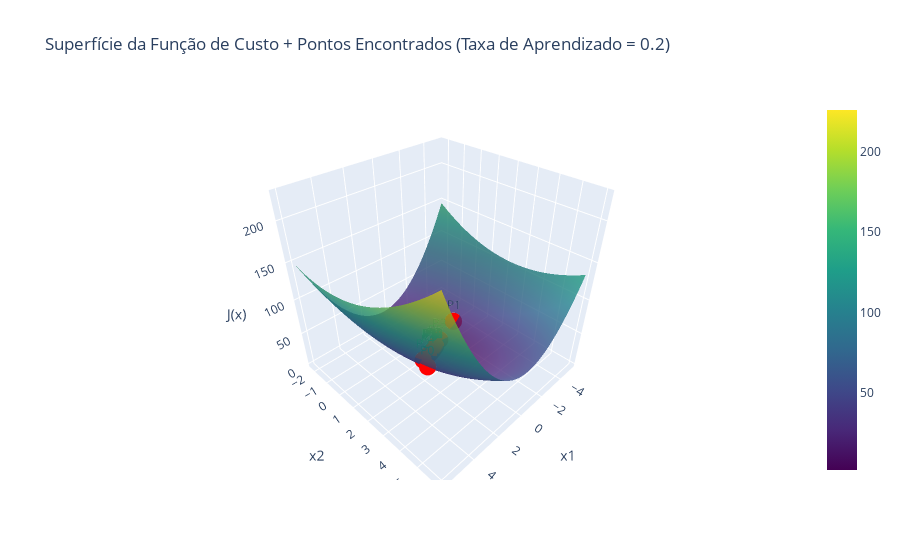

The cell this chart's notebook holds for it:
### Code cell
x_values, costs = dict_of_results[learning_rates[3]]

plot_function(cost_fn, x_values,costs, title=f"Superfície da Função de Custo + Pontos Encontrados (Taxa de Aprendizado = {learning_rates[3]})")

### Figure 1 — Plotly figure (JSON) as saved in the notebook; plotly's stock layout.template omitted (floating-point values rounded to 4 significant figures; data arrays with more than 128 entries replaced by an {"elided": "..."} marker saying what was removed)
{"data": [{"colorscale": [[0, "#440154"], [0.1111, "#482878"], [0.2222, "#3e4989"], [0.3333, "#31688e"], [0.4444, "#26828e"], [0.5556, "#1f9e89"], [0.6667, "#35b779"], [0.7778, "#6ece58"], [0.8889, "#b5de2b"], [1, "#fde725"]], "opacity": 0.8, "type": "surface", "x": {"elided": "100x100 float values"}, "y": {"elided": "100x100 float values"}, "z": {"elided": "100x100 float values"}}, {"marker": {"color": "red", "size": 6, "symbol": "circle"}, "mode": "markers+text", "text": ["P0", "P1", "P2", "P3", "P4", "P5", "P6", "P7", "P8", "P9", "P10", "P11", "P12", "P13", "P14", "P15", "P16", "P17", "P18", "P19", "P20", "P21", "P22", "P23", "P24", "P25", "P26", "P27", "P28", "P29", "P30", "P31", "P32", "P33", "P34", "P35", "P36", "P37"], "textposition": "top center", "type": "scatter3d", "x": [3.0, -2.2, 1.36, -0.896, 0.576, -0.3738, 0.2417, -0.1565, 0.1013, -0.06554, 0.04241, -0.02745, 0.01777, -0.0115, 0.007442, -0.004817, 0.003118, -0.002018, 0.001306, -0.0008452, 0.000547, -0.000354, 0.0002291, -0.0001483, 9.598e-05, -6.212e-05, 4.021e-05, -2.602e-05, 1.684e-05, -1.09e-05, 7.055e-06, -4.566e-06, 2.955e-06, -1.913e-06, 1.238e-06, -8.011e-07, 5.185e-07, -3.356e-07], "y": [3.0, 0.8, 1.4, 0.808, 1.141, 0.913, 1.057, 0.9631, 1.024, 0.9845, 1.01, 0.9935, 1.004, 0.9973, 1.002, 0.9989, 1.001, 0.9995, 1.0, 0.9998, 1.0, 0.9999, 1.0, 1.0, 1.0, 1.0, 1.0, 1.0, 1.0, 1.0, 1.0, 1.0, 1.0, 1.0, 1.0, 1.0, 1.0, 1.0], "z": [52.0, 21.88, 10.26, 5.457, 3.448, 2.606, 2.254, 2.106, 2.045, 2.019, 2.008, 2.003, 2.001, 2.001, 2.0, 2.0, 2.0, 2.0, 2.0, 2.0, 2.0, 2.0, 2.0, 2.0, 2.0, 2.0, 2.0, 2.0, 2.0, 2.0, 2.0, 2.0, 2.0, 2.0, 2.0, 2.0, 2.0, 2.0]}], "layout": {"autosize": true, "scene": {"xaxis": {"title": {"text": "x1"}}, "yaxis": {"title": {"text": "x2"}}, "zaxis": {"title": {"text": "J(x)"}}}, "title": {"text": "Superfície da Função de Custo + Pontos Encontrados (Taxa de Aprendizado = 0.2)"}}}
